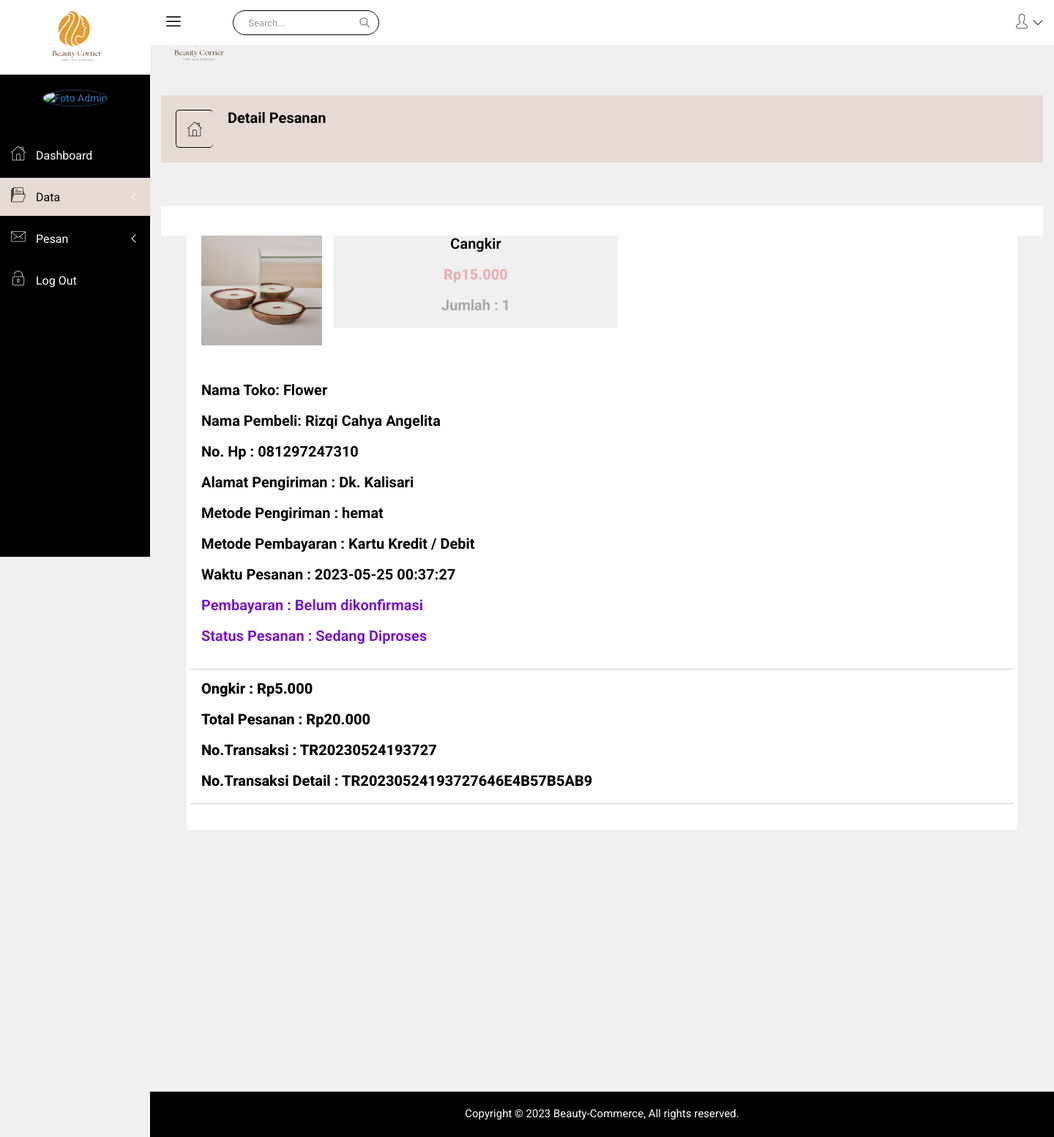
The app's page /admin/datapesanan_detail.php?id=TR20230524193727 with its own data.
### tables this page shows
CREATE TABLE `transaksi_detail` (
  `transaksi_detail_id` varchar(30) NOT NULL,
  `jumlah` smallint(6) NOT NULL,
  `subtotal` float NOT NULL,
  `ongkir_harga` float NOT NULL,
  `status_pesanan` varchar(30) NOT NULL,
  `status_pembayaran` varchar(30) NOT NULL,
  `transaksi_id` varchar(30) NOT NULL,
  `produk_id` int(11) NOT NULL,
  `ongkir_id` int(11) NOT NULL,
  `pembayaran_id` int(11) NOT NULL
);

CREATE TABLE `produk` (
  `produk_id` int(11) NOT NULL,
  `produk_nama` varchar(60) NOT NULL,
  `produk_stok` smallint(6) NOT NULL,
  `produk_harga` float NOT NULL,
  `produk_detail` text NOT NULL,
  `produk_status` varchar(15) NOT NULL,
  `produk_gambartumbnail` varchar(100) NOT NULL,
  `produk_gambar1` varchar(100) NOT NULL,
  `produk_gambar2` varchar(100) NOT NULL,
  `toko_id` int(11) NOT NULL
);

CREATE TABLE `toko` (
  `toko_id` int(11) NOT NULL,
  `toko_pemilik` varchar(60) NOT NULL,
  `toko_username` varchar(15) NOT NULL,
  `toko_nama` varchar(60) NOT NULL,
  `toko_hp` varchar(25) NOT NULL,
  `toko_email` varchar(50) NOT NULL,
  `toko_pemilik_alamat` varchar(100) NOT NULL,
  `toko_alamat` varchar(100) NOT NULL,
  `toko_foto` varchar(100) NOT NULL,
  `toko_pass` varchar(100) NOT NULL
);

CREATE TABLE `pembeli` (
  `pembeli_id` int(11) NOT NULL,
  `pembeli_nama` varchar(60) NOT NULL,
  `pembeli_username` varchar(15) NOT NULL,
  `pembeli_email` varchar(100) NOT NULL,
  `pembeli_gender` enum('L','P') DEFAULT NULL,
  `pembeli_alamat` varchar(100) NOT NULL,
  `pembeli_foto` varchar(100) NOT NULL,
  `pembeli_pass` varchar(100) NOT NULL,
  `pembeli_hp` varchar(25) NOT NULL
);

CREATE TABLE `ongkir` (
  `ongkir_id` int(11) NOT NULL,
  `metode_pengiriman` varchar(30) NOT NULL,
  `ongkir_harga` float NOT NULL
);

CREATE TABLE `pembayaran` (
  `pembayaran_id` int(11) NOT NULL,
  `metode_pembayaran` varchar(30) NOT NULL
);

CREATE TABLE `transaksi` (
  `transaksi_id` varchar(30) NOT NULL,
  `transaksi_tanggal` datetime NOT NULL,
  `pembeli_id` int(11) NOT NULL
);

### admin/datapesanan_detail.php (the view, shortened to what the rows shown need)
<?php
require_once '../koneksi.php';
$kon = new Koneksi();
$idtrans = @$_REQUEST['id'];
?>
<!doctype html>
<html class="no-js" lang="en">
<head>
    <link rel="stylesheet" href="../penjual/../penjual/css/bootstrap.min.css">
    <link rel="stylesheet" href="../penjual/../penjual/css/font-awesome.min.css">
    <link rel="stylesheet" href="https://cdnjs.cloudflare.com/ajax/libs/font-awesome/6.3.0/css/font-awesome.min.css">
    <link rel="stylesheet" href="../penjual/../penjual/css/nalika-icon.css">
    <link rel="stylesheet" href="../penjual/../penjual/css/owl.carousel.css">
    <link rel="stylesheet" href="../penjual/../penjual/css/owl.theme.css">
    <link rel="stylesheet" href="../penjual/../penjual/css/owl.transitions.css">
    <link rel="stylesheet" href="../penjual/../penjual/css/animate.css">
    <link rel="stylesheet" href="../penjual/../penjual/css/normalize.css">
    <link rel="stylesheet" href="../penjual/../penjual/css/meanmenu.min.css">
    <link rel="stylesheet" href="../penjual/../penjual/css/main.css">
    <link rel="stylesheet" href="../penjual/../penjual/css/morrisjs/morris.css">
    <link rel="stylesheet" href="../penjual/../penjual/css/scrollbar/jquery.mCustomScrollbar.min.css">
    <link rel="stylesheet" href="../penjual/../penjual/css/metisMenu/metisMenu.min.css">
    <link rel="stylesheet" href="../penjual/../penjual/css/metisMenu/metisMenu-vertical.css">
    <link rel="stylesheet" href="../penjual/../penjual/css/calendar/fullcalendar.min.css">
    <link rel="stylesheet" href="../penjual/../penjual/css/calendar/fullcalendar.print.min.css">
    <link rel="stylesheet" href="../penjual/style.css">
    <link rel="stylesheet" href="../penjual/../penjual/css/modals.css">
    <link rel="stylesheet" href="../penjual/../penjual/css/form/all-type-forms.css">
    <link rel="stylesheet" href="../penjual/../penjual/css/responsive.css">
</head>
<body>
    <div class="all-content-wrapper">
        <div class="breadcome-area">
            <div class="container-fluid">
                <div class="row">
                    <div class="col-lg-12 col-md-12 col-sm-12 col-xs-12">
                        <div class="breadcome-list">
                            <div class="row">
                                <div class="col-lg-6 col-md-6 col-sm-6 col-xs-6">
                                    <div class="breadcomb-wp">
                                        <div class="breadcomb-ctn">
                                            <h2>Detail Pesanan</h2>
                                        </div>
                                    </div>
                                </div>
                            </div>
                        </div>
                    </div>
                </div>
            </div>
        </div>
        <div class="product-status mg-b-30">
            <div class="container-fluid">
                <div class="row">
                    <div class="col-lg-12 col-md-12 col-sm-12 col-xs-12">
                        <div class="product-status-wrap" style="margin-top: 30px;">
                            <div class="col-lg-12 col-md-12 col-sm-12 col-xs-12">
                                <div class="sparkline12-list">
                                    <div class="sparkline12-graph">
                                        <div class="basic-login-form-ad">
                                            <div class="row">
                                                <?php
                                                $ambil = $kon->kueri("SELECT * FROM transaksi_detail a JOIN transaksi b ON a.transaksi_id = b.transaksi_id
                                                JOIN pembeli c ON b.pembeli_id = c.pembeli_id JOIN produk d ON a.produk_id = d.produk_id
                                                JOIN pembayaran e ON a.pembayaran_id = e.pembayaran_id JOIN ongkir f ON a.ongkir_id = f.ongkir_id
                                                JOIN toko g ON d.toko_id = g.toko_id
                                                WHERE b.transaksi_id = '$idtrans'");
                                                while ($detail = $kon->hasil_data($ambil)) { ?>
                                    <section class="section-top-border">
                                        <div class="container box_1170">
                                            <div class="row mb-5">
                                                <div class="col-md-2">
                                                    <img src="../penjual/<?php echo $detail['produk_gambartumbnail']; ?>" alt="Foto Produk" class="img-fluid" style='width: 170px; height: 150px;'>
                                                </div>
                                                <div class="col-md-4" style="background-color: #F0F0F0;">
                                                    <h4 class="mt-10 text-center" style="font-weight: 600;"><?php echo $detail['produk_nama'] ?></h4>
                                                    <h4 class="mt-10 text-center" style="font-weight: 800; color: #E8AEB1;">Rp<?= number_format($detail['produk_harga'], 0, ',', '.') ?></h4>
                                                    <h4 class="mt-10 text-center" style="color: darkgray;">Jumlah : <?php echo $detail['jumlah'] ?></h4>
                                                </div>
                                            </div>
                                            <h4 class="sample-text" style="margin-top: 50px;">
                                                <b>Nama Toko:</b> <?php echo $detail['toko_nama']; ?>
                                            </h4>
                                            <h4 class="sample-text">
                                                <b>Nama Pembeli:</b> <?php echo $detail['pembeli_nama']; ?>
                                            </h4>
                                            <h4 class="sample-text">
                                                <b>No. Hp :</b> <?php echo $detail['pembeli_hp'] ?>
                                            </h4>
                                            <h4 class="sample-text">
                                                <b>Alamat Pengiriman</b> : <?php echo $detail['pembeli_alamat'] ?>
                                            </h4>
                                            <h4 class="sample-text">
                                                <b>Metode Pengiriman : </b> <?php echo $detail['metode_pengiriman'] ?>
                                            </h4>
                                            <h4 class="sample-text">
                                                <b>Metode Pembayaran :</b> <?php echo $detail['metode_pembayaran'] ?>
                                            </h4>
                                            <h4 class="sample-text">
                                                <b>Waktu Pesanan : </b> <?php echo $detail['transaksi_tanggal'] ?>
                                            </h4>
                                            <h4 class="sample-text" style="color: rgb(117, 26, 202);">
                                                <b> Pembayaran :</b> <?php echo $detail['status_pembayaran'] ?>
                                            </h4>
                                            <h4 class="sample-text" style="color: rgb(117, 26, 202);">
                                                <b>Status Pesanan :</b> <?php echo $detail['status_pesanan'] ?>
                                            </h4>
                                        </div>
                                    </section>
                                    <hr>
                                    <div class="section-top-border">
                                        <h4 style="margin-left: 15px; font-weight: 800;">Ongkir : Rp<?= number_format($detail['ongkir_harga'], 0, ',', '.'); ?></h4>
                                        <h4 style="margin-left: 15px; font-weight: 800;">Total Pesanan : Rp<?= number_format ($detail['subtotal'], 0, ',', '.') ?></h4>
                                        <h4 style="margin-left: 15px; font-weight: 800;">No.Transaksi : <?php echo $detail['transaksi_id'] ?></h4>
                                        <h4 style="margin-left: 15px; font-weight: 800;">No.Transaksi Detail : <?php echo $detail['transaksi_detail_id'] ?></h4>
                                    <hr>
                                    </div>
                                                <?php } ?>
                                            </div>
                                        </div>
                                    </div>
                                </div>
                            </div>
                        </div>
                    </div>
                </div>
            </div>
        </div>
    </div>
</body>
</html>

### records on screen
transaksi_detail: produk.produk_gambartumbnail (picture), produk.produk_nama "Cangkir", produk.produk_harga "15.000", jumlah "1", toko.toko_nama "Flower", pembeli.pembeli_nama "Rizqi Cahya Angelita", pembeli.pembeli_hp "081297247310", pembeli.pembeli_alamat "Dk. Kalisari", ongkir.metode_pengiriman "hemat", pembayaran.metode_pembayaran "Kartu Kredit / Debit", transaksi.transaksi_tanggal "2023-05-25 00:37:27", status_pembayaran "Belum dikonfirmasi", status_pesanan "Sedang Diproses", ongkir.ongkir_harga "5.000", subtotal "20.000", transaksi.transaksi_id "TR20230524193727", transaksi_detail_id "TR20230524193727646E4B57B5AB9"
